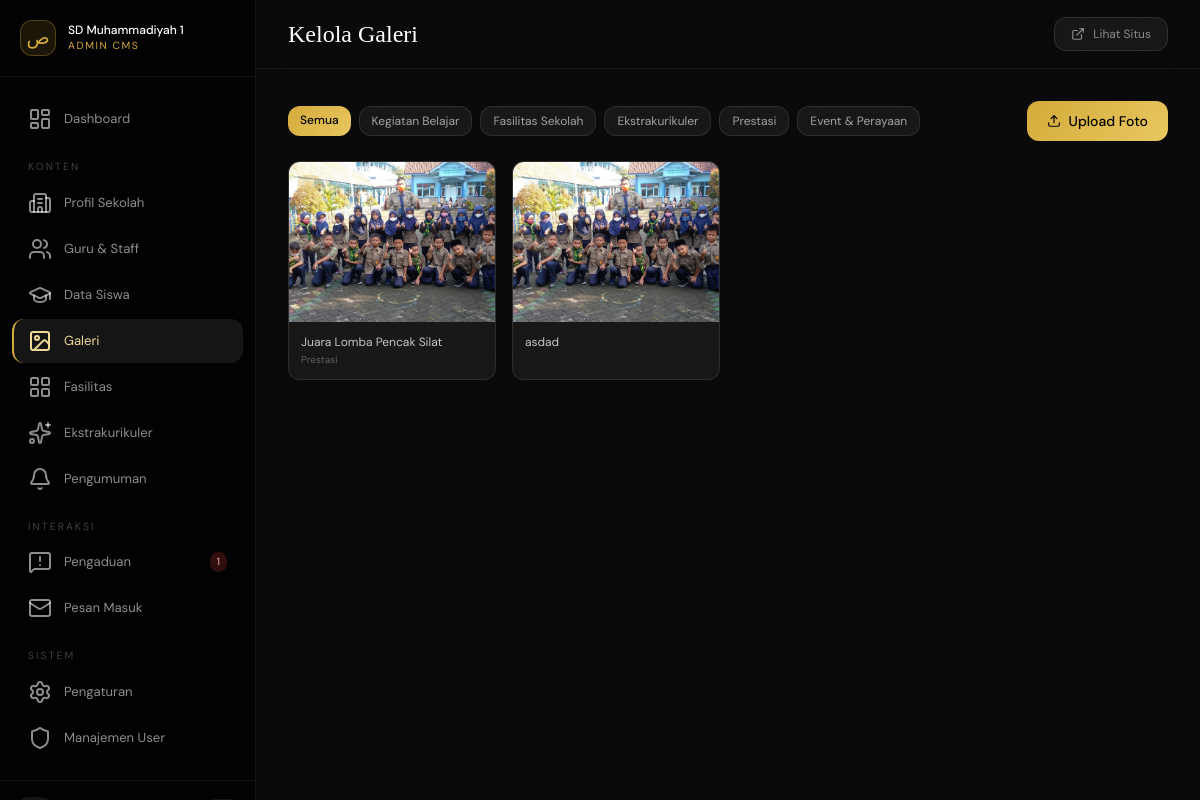
Page /admin/pages/gallery.php (signed in) on the committed database.
### tables this page shows
CREATE TABLE `gallery_categories`  (
  `id` int(10) UNSIGNED NOT NULL AUTO_INCREMENT,
  `name` varchar(100) NOT NULL,
  `slug` varchar(120) NOT NULL,
  `sort_order` int(11) NULL DEFAULT 0,
  PRIMARY KEY (`id`) USING BTREE,
  UNIQUE INDEX `slug`(`slug`) USING BTREE
);

CREATE TABLE `gallery`  (
  `id` int(10) UNSIGNED NOT NULL AUTO_INCREMENT,
  `category_id` int(10) UNSIGNED NULL DEFAULT NULL,
  `title` varchar(255) NOT NULL,
  `description` text NULL,
  `image` varchar(255) NOT NULL,
  `is_featured` tinyint(1) NULL DEFAULT 0,
  `sort_order` int(11) NULL DEFAULT 0,
  `created_at` timestamp(0) NOT NULL DEFAULT current_timestamp(0),
  PRIMARY KEY (`id`) USING BTREE,
  INDEX `idx_category`(`category_id`) USING BTREE,
  INDEX `idx_featured`(`is_featured`) USING BTREE,
  CONSTRAINT `gallery_ibfk_1` FOREIGN KEY (`category_id`) REFERENCES `gallery_categories` (`id`) ON DELETE SET NULL ON UPDATE RESTRICT
);

### includes/config.php (called while the page is built, shortened)
<?php
class Database {
    private static ?PDO $instance = null;
    public static function getInstance(): PDO {
        if (self::$instance === null) {
            $dsn = sprintf('mysql:host=%s;port=%s;dbname=%s;charset=%s',
                DB_HOST, DB_PORT, DB_NAME, DB_CHARSET);
            try {
                self::$instance = new PDO($dsn, DB_USER, DB_PASS, [
                    PDO::ATTR_ERRMODE            => PDO::ERRMODE_EXCEPTION,
                    PDO::ATTR_DEFAULT_FETCH_MODE => PDO::FETCH_ASSOC,
                    PDO::ATTR_EMULATE_PREPARES   => false,
                    PDO::MYSQL_ATTR_INIT_COMMAND => "SET NAMES utf8mb4 COLLATE utf8mb4_unicode_ci",
                ]);
            } catch (PDOException $e) {
                if (APP_ENV === 'development') {
                    die('<pre style="color:red">DB Error: ' . $e->getMessage() . '</pre>');
                }
                die('Service temporarily unavailable. Please try again later.');
            }
        }
        return self::$instance;
    }
}
function db(): PDO { return Database::getInstance(); }
function e(string $str): string {
    return htmlspecialchars($str, ENT_QUOTES | ENT_HTML5, 'UTF-8');
}

### admin/pages/gallery.php (the view, shortened to what this page needs)
<?php
$catFilter=(int)($_GET['cat']??0);
$where=$catFilter?'WHERE g.category_id='.$catFilter:'';
try {
    $cats=db()->query("SELECT * FROM gallery_categories ORDER BY sort_order")->fetchAll();
    $photos=db()->query("SELECT g.*,gc.name as cat_name FROM gallery g LEFT JOIN gallery_categories gc ON g.category_id=gc.id $where ORDER BY g.is_featured DESC,g.sort_order,g.created_at DESC")->fetchAll();
} catch(Exception $e){$cats=[];$photos=[];}
require_once __DIR__ . '/../includes/admin_head.php';
?>
<div class="mb-5 flex flex-wrap items-center justify-between gap-4">
  <div class="flex flex-wrap gap-2">
    <a href="?" class="px-3 py-1.5 rounded-xl text-xs transition-all <?=$catFilter===0?'text-black font-medium':'glass text-white/60 hover:bg-white/10'?>" style="<?=$catFilter===0?'background:linear-gradient(135deg,#d4aa3a,#e8c860)':''?>">Semua</a>
    <?php foreach($cats as $c): ?>
    <a href="?cat=<?=$c['id']?>" class="px-3 py-1.5 rounded-xl text-xs transition-all <?=$catFilter===(int)$c['id']?'text-black font-medium':'glass text-white/60 hover:bg-white/10'?>" style="<?=$catFilter===(int)$c['id']?'background:linear-gradient(135deg,#d4aa3a,#e8c860)':''?>"><?=e($c['name'])?></a>
    <?php endforeach; ?>
  </div>
  <button onclick="openModal()" class="flex items-center gap-2 px-5 py-2.5 rounded-xl text-sm text-black font-medium" style="background:linear-gradient(135deg,#d4aa3a,#e8c860)"><i data-lucide="upload" style="width:14px;height:14px"></i> Upload Foto</button>
</div>
<?php if(empty($photos)): ?>
<div class="glass rounded-3xl p-16 text-center"><i data-lucide="image" style="width:36px;height:36px;color:rgba(255,255,255,.15);margin:0 auto 12px"></i><p style="color:rgba(255,255,255,.3)">Belum ada foto.</p></div>
<?php else: ?>
<div class="grid sm:grid-cols-2 md:grid-cols-3 lg:grid-cols-4 gap-4">
  <?php foreach($photos as $ph): ?>
  <div class="glass rounded-xl overflow-hidden group relative">
    <div class="h-40 overflow-hidden bg-white/[.03]">
      <img src="<?=UPLOAD_URL?>gallery/<?=e($ph['image'])?>" class="w-full h-full object-cover group-hover:scale-105 transition-transform duration-400" loading="lazy">
    </div>
    <?php if($ph['is_featured']): ?><div class="absolute top-2 left-2"><span class="text-[10px] px-2 py-0.5 rounded-full" style="background:rgba(212,170,58,.3);color:#f0d898">★</span></div><?php endif; ?>
    <div class="p-3">
      <p class="text-xs text-white/75 truncate"><?=e($ph['title'])?></p>
      <?php if($ph['cat_name']): ?><p class="text-[10px] text-white/30 mt-0.5"><?=e($ph['cat_name'])?></p><?php endif; ?>
    </div>
  </div>
  <?php endforeach; ?>
</div>
<?php endif; ?>
</div></main></div></body></html>

### admin/includes/admin_head.php (style rules this page uses)
* { font-family:'DM Sans',sans-serif }
body { background:#0a0a0a;color:#fff }
.glass { background:rgba(255,255,255,.06);backdrop-filter:blur(16px);-webkit-backdrop-filter:blur(16px);border:1px solid rgba(255,255,255,.1) }

### rows in the picture
gallery_categories: name "Kegiatan Belajar"
gallery_categories: name "Fasilitas Sekolah"
gallery_categories: name "Ekstrakurikuler"
gallery_categories: name "Prestasi"
gallery_categories: name "Event & Perayaan"
gallery: image (picture), title "Juara Lomba Pencak Silat", category.name "Prestasi"
gallery: image (picture), title "asdad"

### other values in the picture
$label "Dashboard Profil Sekolah Guru & Staff Data Siswa Galeri Fasilitas Ekstrakurikuler Pengumuman Pengaduan Pesan Masuk Pengaturan Manajemen User"
$badge "1"
$pageTitle "Kelola Galeri"
